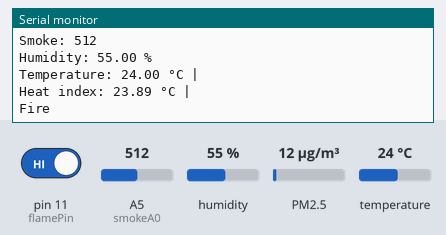
This sketch was run on a simulated Arduino Uno, built with avr-gcc and run on an emulated ATmega328P. Shown: the last lines printed to the serial monitor. The inputs (shaded band) are chosen by the test bench; at power-on: pin 11 (flamePin) HIGH, humidity 55 %, PM2.5 12 µg/m³, A5 (smokeA0) = 512, temperature 24 °C.

Above: at 2.2 s.
2.3 s: pin 11 (flamePin) driven LOW
At 3.6 s:
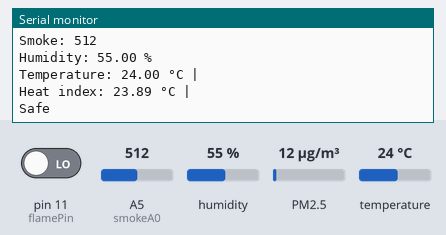
5.7 s: humidity set to 22 %
7.2 s: PM2.5 set to 6 µg/m³
At 8.2 s:
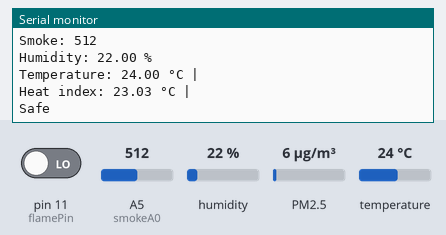
8.7 s: A5 (smokeA0) set to 716
10.2 s: temperature set to 12 °C
11.7 s: PM2.5 set to 75 µg/m³
At 12.0 s:
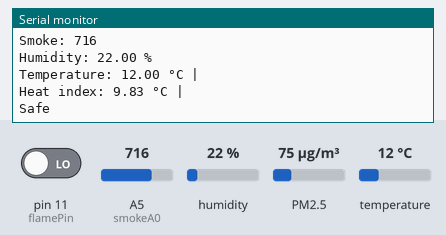
Timing chart, 0 to 14.2 s (numbered marks = the images above; inputs shaded):
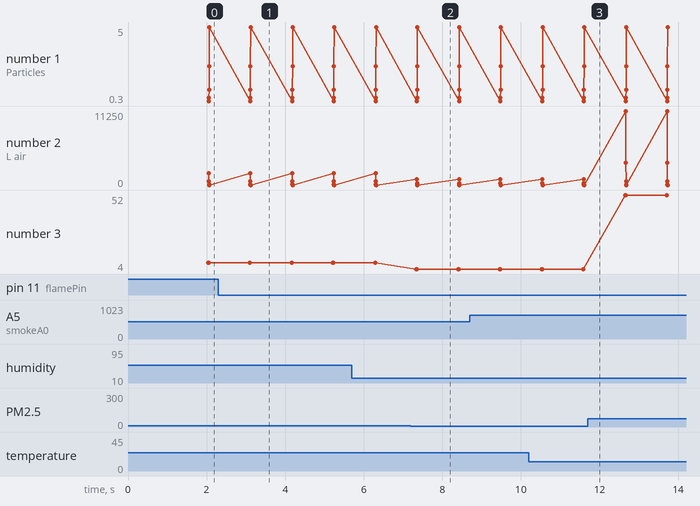

Measured:
- after the input at 2.3 s, the serial monitor: prints a new line after 0.85 s (image 1)
- after the input at 7.2 s, the serial monitor: prints a new line after 0.14 s (image 2)
- plotted number 3: 8 → 4 after the input at 7.2 s, 4 → 52 after the input at 11.7 s

The sketch:

Final_Array.ino
```cpp
//PM2.5 Library
#include "Adafruit_PM25AQI.h"
// Temp/Humidity Sensor library
#include <DHT.h>
#include <SoftwareSerial.h>

// Temp/Humidity Sensor Pin Setup
#define DHTPIN 4
#define DHTTYPE DHT11 // DHT 11
// Initialize DHT sensor for normal 16mhz Arduino:
DHT dht = DHT(DHTPIN, DHTTYPE);

//Srial Setup for PM2.5
SoftwareSerial pmSerial(2, 3);
Adafruit_PM25AQI aqi = Adafruit_PM25AQI();

//Falame sensor pin
const int flamePin = 11;


//Smoke Sensor Pin
const int smokeA0 = A5;

//Variables
const int TH = A0;
int flame = HIGH;
double t = 0;


void setup() {
  // put your setup code here, to run once:

//PM2.5 Setup Code
Serial.begin(115200);
  while (!Serial) delay(10);

  Serial.println("Adafruit PMSA003I Air Quality Sensor");

  // Wait one second for sensor to boot up!
  delay(1000);

  // If using serial, initialize it and set baudrate before starting!
  // Uncomment one of the following
  //Serial1.begin(9600);
  pmSerial.begin(9600);

  // There are 3 options for connectivity!
  //if (! aqi.begin_I2C()) {      // connect to the sensor over I2C
  //if (! aqi.begin_UART(&Serial1)) { // connect to the sensor over hardware serial
  if (! aqi.begin_UART(&pmSerial)) { // connect to the sensor over software serial
    Serial.println("Could not find PM 2.5 sensor!");
    while (1) delay(10);
  }

  Serial.println("PM25 found!");


//Other Sensor Setup Code
  pinMode(flamePin, INPUT);
  pinMode(smokeA0, INPUT);
  dht.begin();

}


void loop() {
  // put your main code here, to run repeatedly:


    //Other Sensor Code
  flame = digitalRead(flamePin);
  float h = dht.readHumidity();
  float t = dht.readTemperature();
  int s = analogRead(smokeA0);


  Serial.print("Smoke: ");
  Serial.println(s);

    float hic = dht.computeHeatIndex(t, h, false);
    Serial.print("Humidity: ");
    Serial.print(h);
    Serial.println(" % ");

    Serial.print("Temperature: ");
    Serial.print(t);
    Serial.print(" \xC2\xB0");
    Serial.println("C | ");

    Serial.print("Heat index: ");
    Serial.print(hic);
    Serial.print(" \xC2\xB0");
    Serial.println("C | ");

  if (flame== LOW){

    Serial.println("Safe");
    delay(1000);
  }
  else {
Serial.println("Fire");
 delay(1000);
  }

  //PM2.5 Code
   PM25_AQI_Data data;

  if (! aqi.read(&data)) {
    Serial.println("Could not read from AQI");
    delay(500);  // try again in a bit!
    return;
  }
  Serial.println("AQI reading success");

  Serial.println();
  Serial.println(F("---------------------------------------"));
  Serial.println(F("Concentration Units (standard)"));
  Serial.println(F("---------------------------------------"));
  Serial.print(F("PM 1.0: ")); Serial.print(data.pm10_standard);
  Serial.print(F("\t\tPM 2.5: ")); Serial.print(data.pm25_standard);
  Serial.print(F("\t\tPM 10: ")); Serial.println(data.pm100_standard);
  Serial.println(F("Concentration Units (environmental)"));
  Serial.println(F("---------------------------------------"));
  Serial.print(F("PM 1.0: ")); Serial.print(data.pm10_env);
  Serial.print(F("\t\tPM 2.5: ")); Serial.print(data.pm25_env);
  Serial.print(F("\t\tPM 10: ")); Serial.println(data.pm100_env);
  Serial.println(F("---------------------------------------"));
  Serial.print(F("Particles > 0.3um / 0.1L air:")); Serial.println(data.particles_03um);
  Serial.print(F("Particles > 0.5um / 0.1L air:")); Serial.println(data.particles_05um);
  Serial.print(F("Particles > 1.0um / 0.1L air:")); Serial.println(data.particles_10um);
  Serial.print(F("Particles > 2.5um / 0.1L air:")); Serial.println(data.particles_25um);
  Serial.print(F("Particles > 5.0um / 0.1L air:")); Serial.println(data.particles_50um);
  Serial.print(F("Particles > 10 um / 0.1L air:")); Serial.println(data.particles_100um);
  Serial.println(F("---------------------------------------"));


}
```
